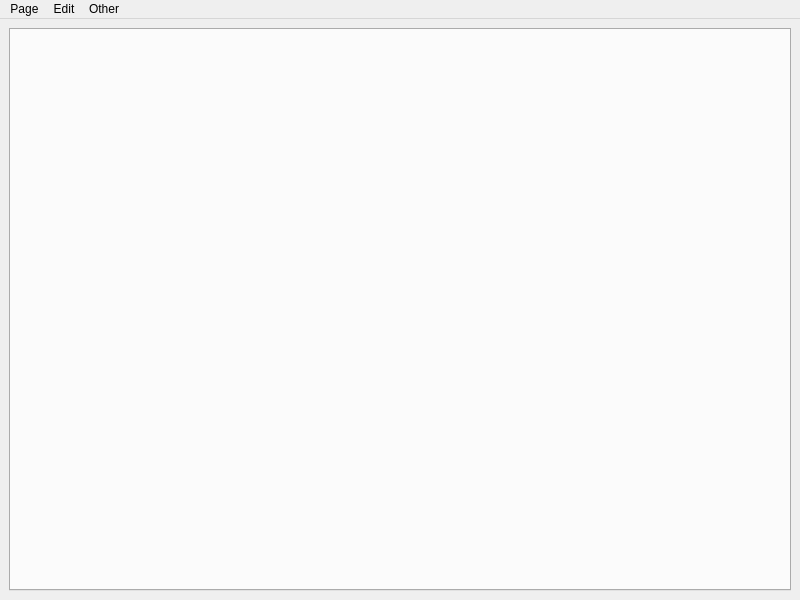
<?xml version="1.0" encoding="UTF-8"?>
<ui version="4.0">
 <class>BrowserWindow</class>
 <widget class="QMainWindow" name="BrowserWindow">
  <property name="geometry">
   <rect>
    <x>0</x>
    <y>0</y>
    <width>800</width>
    <height>600</height>
   </rect>
  </property>
  <property name="windowTitle">
   <string>MainWindow</string>
  </property>
  <widget class="QWidget" name="centralwidget">
   <layout class="QHBoxLayout" name="horizontalLayout_2">
    <item>
     <layout class="QVBoxLayout" name="mainLayout">
      <item>
       <widget class="QTabWidget" name="tabBarWidget">
        <property name="tabsClosable">
         <bool>true</bool>
        </property>
        <property name="movable">
         <bool>true</bool>
        </property>
       </widget>
      </item>
     </layout>
    </item>
   </layout>
  </widget>
  <widget class="QMenuBar" name="menuBar">
   <property name="geometry">
    <rect>
     <x>0</x>
     <y>0</y>
     <width>800</width>
     <height>30</height>
    </rect>
   </property>
   <widget class="QMenu" name="menuPage">
    <property name="title">
     <string>Page</string>
    </property>
    <addaction name="actionNew_page"/>
    <addaction name="actionGo_to_page"/>
    <addaction name="separator"/>
    <addaction name="actionPageProperties"/>
    <addaction name="actionOpen_page_backups_folder"/>
    <addaction name="separator"/>
    <addaction name="actionExport_as_static_web_page_beta"/>
    <addaction name="actionRefresh"/>
   </widget>
   <widget class="QMenu" name="menuEdit">
    <property name="title">
     <string>Edit</string>
    </property>
    <widget class="QMenu" name="menuColor">
     <property name="title">
      <string>Color</string>
     </property>
     <addaction name="actionColorSelectedBlue"/>
     <addaction name="actionColorSelectedGreen"/>
     <addaction name="actionColorSelectedRed"/>
     <addaction name="actionColorSelectedBlack"/>
     <addaction name="actionRemove_background"/>
     <addaction name="separator"/>
     <addaction name="actionBlue_shift"/>
     <addaction name="actionGreen_shift"/>
     <addaction name="actionRed_shift"/>
     <addaction name="actionBlack_shift"/>
     <addaction name="actionTransparency_shift"/>
    </widget>
    <addaction name="actionNew_note"/>
    <addaction name="actionCreate_arrow"/>
    <addaction name="actionEdit_note"/>
    <addaction name="actionSelect_all"/>
    <addaction name="separator"/>
    <addaction name="actionCopy"/>
    <addaction name="actionPaste"/>
    <addaction name="actionPaste_special"/>
    <addaction name="actionCut"/>
    <addaction name="actionDelete_selected"/>
    <addaction name="separator"/>
    <addaction name="actionUndo"/>
    <addaction name="actionRedo"/>
    <addaction name="separator"/>
    <addaction name="actionAutosize"/>
    <addaction name="menuColor"/>
   </widget>
   <widget class="QMenu" name="menuOther">
    <property name="title">
     <string>Other</string>
    </property>
    <widget class="QMenu" name="menuNavigation">
     <property name="title">
      <string>Navigation</string>
     </property>
     <addaction name="actionForward"/>
     <addaction name="actionBack"/>
     <addaction name="actionToggle"/>
    </widget>
    <addaction name="actionGrab_screen_snippet"/>
    <addaction name="actionGlobal_search"/>
    <addaction name="actionOpen_command_palette"/>
    <addaction name="actionOpen_repo_folder"/>
    <addaction name="separator"/>
    <addaction name="actionOpen_user_settings"/>
    <addaction name="actionOpen_repo_settings"/>
    <addaction name="menuNavigation"/>
    <addaction name="separator"/>
    <addaction name="actionHelp"/>
    <addaction name="actionAbout"/>
   </widget>
   <addaction name="menuPage"/>
   <addaction name="menuEdit"/>
   <addaction name="menuOther"/>
  </widget>
  <action name="actionNew_page">
   <property name="text">
    <string>New page</string>
   </property>
   <property name="shortcut">
    <string>Ctrl+N</string>
   </property>
  </action>
  <action name="actionGo_to_page">
   <property name="text">
    <string>Go to page</string>
   </property>
   <property name="shortcut">
    <string>Ctrl+P</string>
   </property>
  </action>
  <action name="actionRefresh">
   <property name="text">
    <string>Refresh</string>
   </property>
   <property name="shortcut">
    <string>F5</string>
   </property>
  </action>
  <action name="actionPageProperties">
   <property name="text">
    <string>Properties</string>
   </property>
   <property name="shortcut">
    <string>Ctrl+E</string>
   </property>
  </action>
  <action name="actionNew_note">
   <property name="text">
    <string>New note</string>
   </property>
   <property name="shortcut">
    <string>N</string>
   </property>
  </action>
  <action name="actionEdit_note">
   <property name="text">
    <string>Edit note</string>
   </property>
   <property name="shortcut">
    <string>E</string>
   </property>
  </action>
  <action name="actionDelete_selected">
   <property name="text">
    <string>Delete selected</string>
   </property>
   <property name="shortcut">
    <string>Del</string>
   </property>
  </action>
  <action name="actionColorSelectedRed">
   <property name="text">
    <string>Red</string>
   </property>
   <property name="shortcut">
    <string>3</string>
   </property>
  </action>
  <action name="actionColorSelectedGreen">
   <property name="text">
    <string>Green</string>
   </property>
   <property name="shortcut">
    <string>2</string>
   </property>
  </action>
  <action name="actionColorSelectedBlue">
   <property name="text">
    <string>Blue</string>
   </property>
   <property name="shortcut">
    <string>1</string>
   </property>
  </action>
  <action name="actionColorSelectedBlack">
   <property name="text">
    <string>Black</string>
   </property>
   <property name="shortcut">
    <string>4</string>
   </property>
  </action>
  <action name="actionRemove_background">
   <property name="text">
    <string>Remove background</string>
   </property>
   <property name="shortcut">
    <string>5</string>
   </property>
  </action>
  <action name="actionRed_shift">
   <property name="text">
    <string>Red shift</string>
   </property>
   <property name="shortcut">
    <string>Shift+3</string>
   </property>
  </action>
  <action name="actionGreen_shift">
   <property name="text">
    <string>Green shift</string>
   </property>
   <property name="shortcut">
    <string>Shift+2</string>
   </property>
  </action>
  <action name="actionBlue_shift">
   <property name="text">
    <string>Blue shift</string>
   </property>
   <property name="shortcut">
    <string>Shift+1</string>
   </property>
  </action>
  <action name="actionBlack_shift">
   <property name="text">
    <string>Black shift</string>
   </property>
   <property name="shortcut">
    <string>Shift+4</string>
   </property>
  </action>
  <action name="actionTransparency_shift">
   <property name="text">
    <string>Transparency shift</string>
   </property>
   <property name="shortcut">
    <string>Shift+5</string>
   </property>
  </action>
  <action name="actionGlobal_search">
   <property name="text">
    <string>Global search</string>
   </property>
   <property name="shortcut">
    <string>Ctrl+Shift+F</string>
   </property>
  </action>
  <action name="actionOpen_command_palette">
   <property name="text">
    <string>Open command palette</string>
   </property>
   <property name="shortcut">
    <string>Ctrl+Shift+P</string>
   </property>
  </action>
  <action name="actionGo_to_file">
   <property name="text">
    <string>Go to file</string>
   </property>
  </action>
  <action name="actionOpen_user_settings">
   <property name="text">
    <string>Open user settings</string>
   </property>
  </action>
  <action name="actionOpen_repo_settings">
   <property name="text">
    <string>Open repo settings</string>
   </property>
  </action>
  <action name="actionExport_as_static_web_page_beta">
   <property name="text">
    <string>Export as static web page (beta)</string>
   </property>
  </action>
  <action name="actionGrab_screen_snippet">
   <property name="text">
    <string>Grab screen snippet</string>
   </property>
   <property name="shortcut">
    <string>Ctrl+Q</string>
   </property>
  </action>
  <action name="actionForward">
   <property name="text">
    <string>Forward</string>
   </property>
   <property name="shortcut">
    <string>Alt+Right</string>
   </property>
  </action>
  <action name="actionBack">
   <property name="text">
    <string>Back</string>
   </property>
   <property name="shortcut">
    <string>Alt+Left</string>
   </property>
  </action>
  <action name="actionToggle">
   <property name="text">
    <string>Toggle</string>
   </property>
   <property name="shortcut">
    <string>Backspace</string>
   </property>
  </action>
  <action name="actionHelp">
   <property name="text">
    <string>Help</string>
   </property>
   <property name="shortcut">
    <string>F1</string>
   </property>
  </action>
  <action name="actionAbout">
   <property name="text">
    <string>About</string>
   </property>
  </action>
  <action name="actionCopy">
   <property name="text">
    <string>Copy</string>
   </property>
   <property name="shortcut">
    <string>Ctrl+C</string>
   </property>
  </action>
  <action name="actionPaste">
   <property name="text">
    <string>Paste</string>
   </property>
   <property name="shortcut">
    <string>Ctrl+V</string>
   </property>
  </action>
  <action name="actionPaste_special">
   <property name="text">
    <string>Paste special</string>
   </property>
   <property name="shortcut">
    <string>Ctrl+Shift+V</string>
   </property>
  </action>
  <action name="actionCut">
   <property name="text">
    <string>Cut</string>
   </property>
   <property name="shortcut">
    <string>Ctrl+X</string>
   </property>
  </action>
  <action name="actionAutosize">
   <property name="text">
    <string>Autosize</string>
   </property>
   <property name="shortcut">
    <string>A</string>
   </property>
  </action>
  <action name="actionUndo">
   <property name="text">
    <string>Undo</string>
   </property>
   <property name="shortcut">
    <string>Ctrl+Z</string>
   </property>
  </action>
  <action name="actionRedo">
   <property name="text">
    <string>Redo</string>
   </property>
   <property name="shortcut">
    <string>Ctrl+Shift+Z</string>
   </property>
  </action>
  <action name="actionCreate_arrow">
   <property name="text">
    <string>Create arrow</string>
   </property>
   <property name="shortcut">
    <string>L</string>
   </property>
  </action>
  <action name="actionSelect_all">
   <property name="text">
    <string>Select all</string>
   </property>
   <property name="shortcut">
    <string>Ctrl+A</string>
   </property>
  </action>
  <action name="actionOpen_page_backups_folder">
   <property name="text">
    <string>Open backups folder</string>
   </property>
  </action>
  <action name="actionOpen_repo_folder">
   <property name="text">
    <string>Open repository folder</string>
   </property>
  </action>
 </widget>
 <resources/>
 <connections/>
 <slots>
  <slot>edit_note()</slot>
  <slot>new_note()</slot>
  <slot>new_nf()</slot>
  <slot>make_link()</slot>
  <slot>next_nf()</slot>
  <slot>prev_nf()</slot>
  <slot>delete_selected()</slot>
  <slot>zoom_out()</slot>
  <slot>zoom_in()</slot>
  <slot>toggle_help()</slot>
  <slot>undo()</slot>
  <slot>copy()</slot>
  <slot>paste()</slot>
  <slot>cut()</slot>
  <slot>make_viewpoint_default()</slot>
  <slot>make_nf_default()</slot>
  <slot>add_new_folder()</slot>
  <slot>remove_current_folder()</slot>
  <slot>set_lang_bg()</slot>
  <slot>set_lang_en()</slot>
  <slot>clear_settings_and_exit()</slot>
  <slot>rename_nf()</slot>
  <slot>delete_nf()</slot>
  <slot>col_blue()</slot>
  <slot>col_green()</slot>
  <slot>col_red()</slot>
  <slot>col_black()</slot>
  <slot>move_down()</slot>
  <slot>move_up()</slot>
  <slot>move_left()</slot>
  <slot>move_right()</slot>
  <slot>select_all_notes()</slot>
  <slot>new_note_from_clipboard()</slot>
  <slot>col_transparent_background()</slot>
  <slot>make_current_viewpoint_height_default()</slot>
  <slot>copy_BTC_address()</slot>
 </slots>
</ui>
